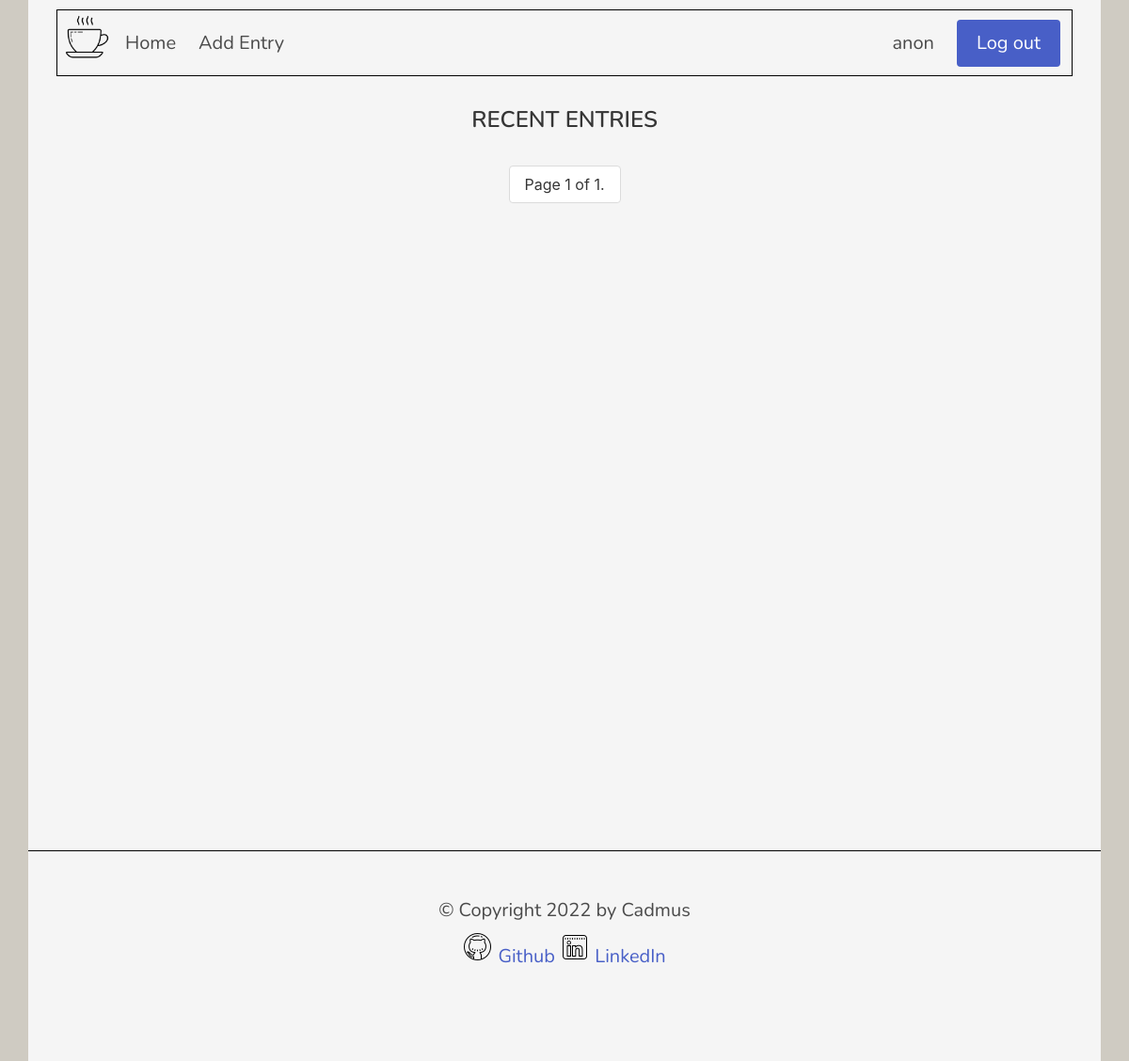
The page / (signed in) on the database as committed earlier.
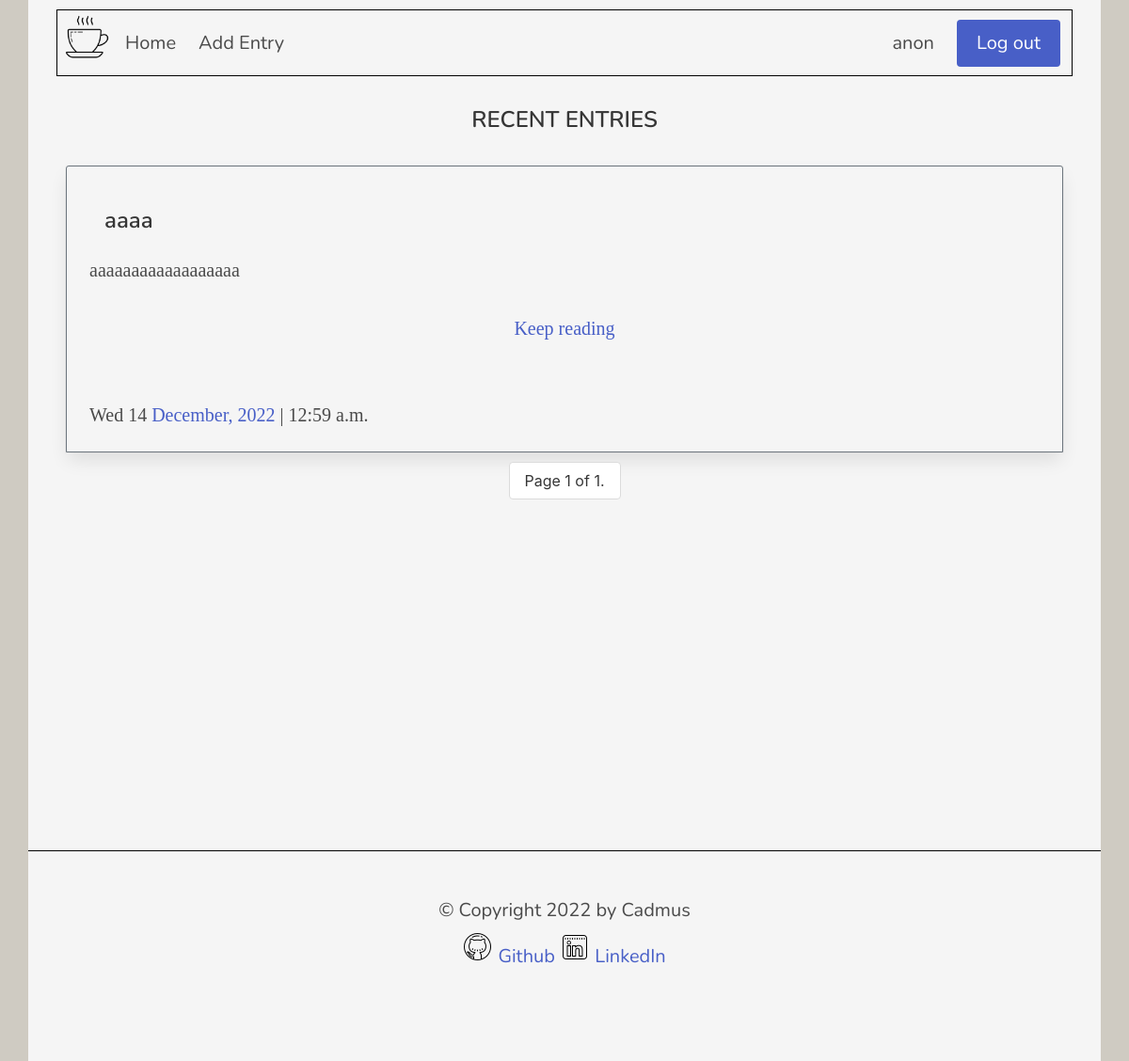
The same page on the database as committed later.
### cadmus/models.py (models this page shows, shortened)
class User(AbstractUser):
	pass

class Entry(models.Model):
	title = models.CharField(blank=False, max_length=200, verbose_name="")
	slug = models.SlugField(max_length=200, blank=False, null=True, verbose_name="")
	content = RichTextField(null=True)
	initial_time = models.DateTimeField(default=timezone.now, blank=True, null=False, verbose_name="")
	last_modified = models.DateTimeField(auto_now=True, null=True)
	creator = models.ForeignKey(User, on_delete=models.CASCADE, null=True)

### cadmus/views.py (the view)
# urls.py: path('', views.index, name='index'),
def index(request):
	entries = Entry.objects.all().order_by('-initial_time')
	paginator = Paginator(entries, 5)
	page_number = request.GET.get('page')
	page_obj = paginator.get_page(page_number)
	return render(request, "cadmus/index.html", {
		"page_obj": page_obj
	})

### cadmus/templates/cadmus/index.html (shortened to what this page needs)
{% extends 'cadmus/layout.html' %}
{% load static %}
{% block body %}
{% if request.user.is_authenticated %}
<div class="main">
<div class="title is-4 has-text-centered title-template is-uppercase">Recent entries</div>
<form action="{% url 'cadmus:index' %}" method="GET">
<div class="cards">
  {% for entry in page_obj %}
  {% if entry.creator == request.user %}
    <div class="card mt-4">
      <div class="card-content">
        <div class="media">
          <div class="media-content">
            <p class="title is-4">{{ entry.title }}</p>
          </div>
        </div>
        <div class="content">
          {{ entry.content|safe|linebreaks|truncatechars_html:800 }}
          <a href="{% url 'cadmus:entry' entry.slug %}" class="card-footer-item">Keep reading</a>
          <hr>
          <span>{{ entry.initial_time|date:'D j' }} <a href="{{ entry.initial_time|date:'Y/m' }}">{{ entry.initial_time|date:'F,' }}</a></span>
          <span><a href="{{ entry.initial_time|date:'Y' }}">{{ entry.initial_time|date:'Y' }}</a></span>
          <span>{{ entry.initial_time|date:'| h:i a' }}</span>
        </div>
      </div>
    </div>
  {% endif %}
{% endfor %}
</div>
</form>
<div class="pagination field-is-grouped">
  <span class="step-links control">
      <button class="current button">
          Page {{ page_obj.number }} of {{ page_obj.paginator.num_pages }}.
      </button>
  </span>
</div>
{% endif %}
</div>
{% endblock %}

### cadmus/templates/cadmus/layout.html (shortened to what this page needs)
{% load static %}
<!DOCTYPE html>
<html lang="en">
<head>
		<link href="{% static 'cadmus/styles.css' %}" rel="stylesheet">
	</head>
	<body>
		<div class="container-flex">
		<nav class="navbar" role="navigation" aria-label="main navigation">
			<div class="navbar-brand">
				<picture>
					<source srcset="{% static 'cadmus/cafe-night.png' %}" media="(prefers-color-scheme: dark)">
					<img src="{% static 'cadmus/cafe-96.png' %}" width="60" height="60">
				</picture>
			</div>
			<div id="navbarBasicExample" class="navbar-menu">
				<div class="navbar-start">
					<a class="navbar-item" href="{% url 'cadmus:index' %}">
						Home
					</a>
				{% if request.user.is_authenticated %}
					<a class="navbar-item" href="{% url 'cadmus:create' %}">
						Add Entry
					</a>
				{% endif %}
				</div>
				{% if request.user.is_authenticated %}
				<div class="navbar-end">
					<p class="navbar-item">{{ request.user }}</p>
					<div class="navbar-item">
						<div class="buttons">
							<a class="button is-link is-size-5" href="{% url 'cadmus:logout' %}">
								Log out
							</a>
						</div>
					</div>
				</div>
			{% endif %}
		  </nav>
		{% block body %}
		{% endblock %}
		<footer class="footer" id="footer">
			<div class="has-text-centered">
				&copy Copyright 2022 by Cadmus
				<br>
				<picture>
					<source srcset="{% static 'cadmus/github-night.png' %}" media="(prefers-color-scheme: dark)">
					<img class="mt-2" src="{% static 'cadmus/github-icon.png' %}"> <a href="https://www.github.com/cesia-cora" target="_blank">Github</a>
				</picture>
				<picture>
					<source srcset="{% static 'cadmus/linkedin-night.png' %}" media="(prefers-color-scheme: dark)">
					<img src="{% static 'cadmus/linkedin-icon.png' %}"> <a href="https://www.linkedin.com/in/cesia-cora" target="_blank">LinkedIn</a>
				</picture>
			</div>
		  </footer>
	</body>
</html>

### cadmus/static/cadmus/styles.css (style rules this page uses)
body, html { margin: 0; }
html { background: rgb(207, 203, 194); background-repeat: repeat; background-attachment: fixed; background-size: 500px; margin: 0 30px; }
body { background-color: whitesmoke; font-family: 'Nunito', sans-serif; font-size: 20px; overflow: auto; }
.main { min-height: 100vh; }
#footer { background-color: whitesmoke; text-align: center; height: 100%; border-top: 1px solid black; }
.navbar { margin: 10px 30px; background: whitesmoke; border: 1px solid black; }
.title { margin-top: 2%; }
.card { background: whitesmoke; border: 1px solid black; height: inherit; border-radius: calc(.25rem - 1px) calc(.25rem - 1px) 0 0; border-color: #6c757d; margin: 10px; }
.card-footer-item:not(:last-child) { border-right: none; }
.cards { display: block; margin: 10px 30px; }
.content { font-family: 'Crimson Text', serif; }
.pagination, .navbar, footer { font-family: 'Nunito', sans-serif; }
.pagination, #img-404 { display: block; margin-left: auto; margin-right: auto; }
.title-template { display: block; border-bottom: 1px solid whitesmoke; padding: 10px; }

Rows that differ between the two databases and show on the page:
added Entry: title "aaaa", content "aaaaaaaaaaaaaaaaaa", initial_time "Wed 14", initial_time "December,", initial_time "2022", initial_time|h "| 12:59 a.m."
